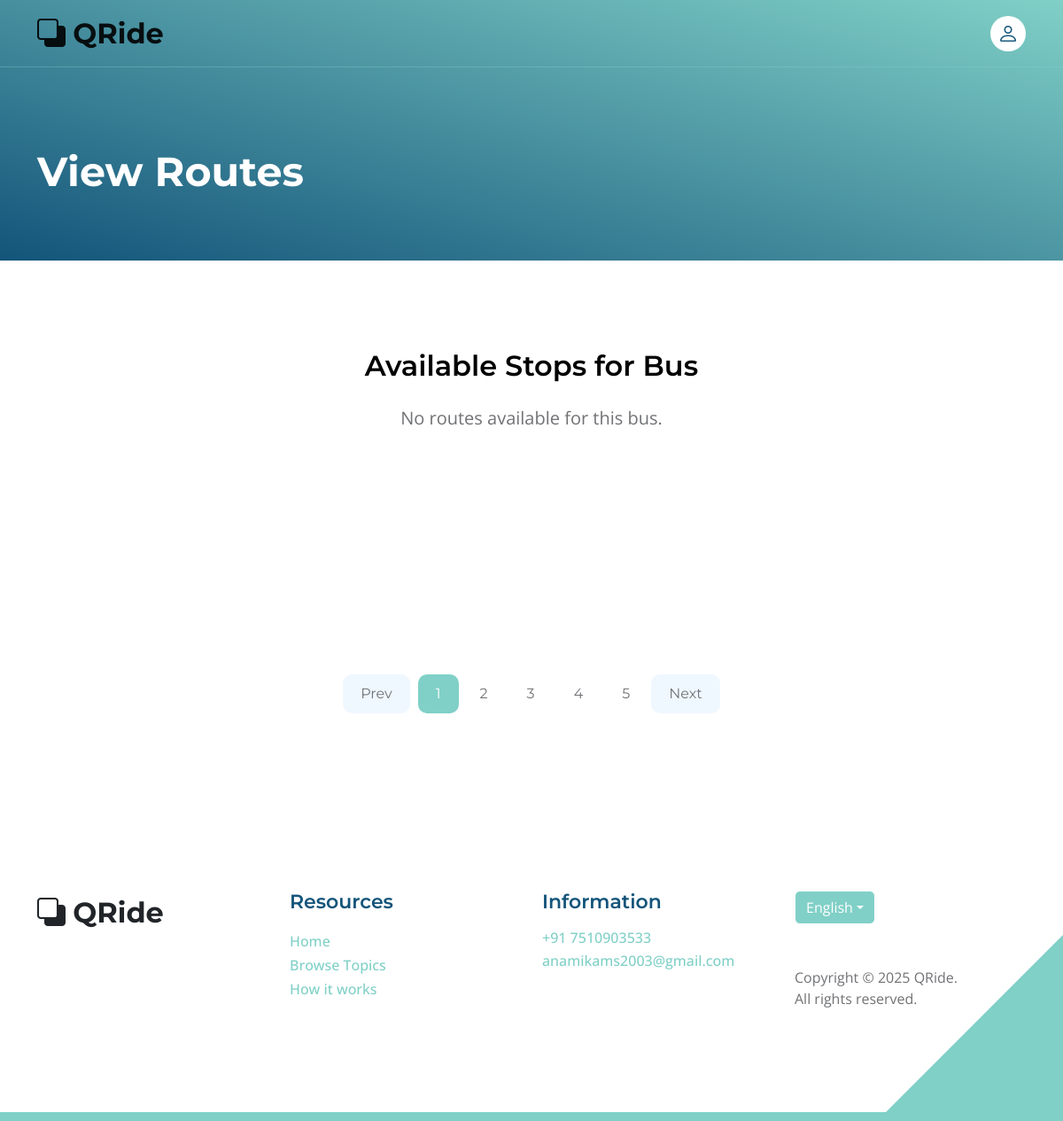
The app's page /view_routes/, older data.
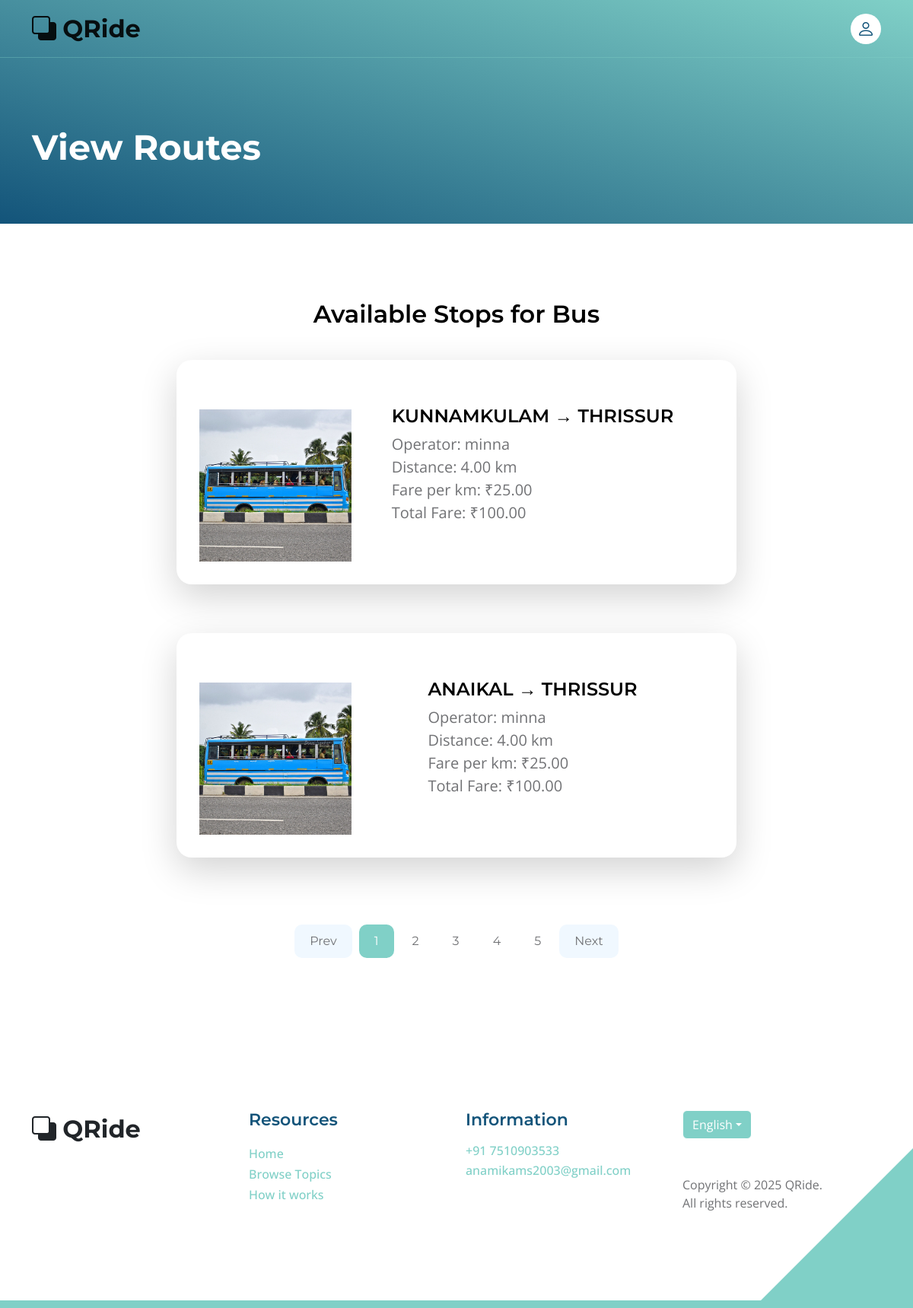
The same page, newer data.
### core/models.py (models this page shows, shortened)
class route(models.Model):
    bus = models.ForeignKey('Bus', on_delete=models.CASCADE, related_name='routes')
    operator = models.CharField(max_length=100)
    bus_number = models.CharField(max_length=20)
    start_stop = models.CharField(max_length=100)
    end_stop = models.CharField(max_length=100)
    distance = models.DecimalField(max_digits=6, decimal_places=2)
    fare = models.DecimalField(max_digits=6, decimal_places=2, default=Decimal('1.00'))
    total = models.DecimalField(max_digits=8, decimal_places=2, blank=True, null=True)
    created_at = models.DateTimeField(auto_now_add=True)

### core/views.py (the view)
# urls.py: path('view_routes/', views.view_routes, name='view_routes'),
def view_routes(request):
    routes = route.objects.all().order_by('-created_at')
    return render(request, 'view_routes.html', {'routes': routes})

### templates/view_routes.html (shortened to what the changed rows need)
{% load static %}
<!doctype html>
<html lang="en">
    <head>
        <link href="{% static 'css/bootstrap.min.css' %}" rel="stylesheet">
        <link href="{% static 'css/bootstrap-icons.css' %}" rel="stylesheet">
        <link href="{% static 'css/templatemo-topic-listing.css' %}" rel="stylesheet">
    </head>
    <body class="topics-listing-page" id="top">
        <main>
            <header class="site-header d-flex flex-column justify-content-center align-items-center">
                <div class="container">
                    <div class="row align-items-center">
                        <div class="col-lg-5 col-12">
                            <h2 class="text-white">View Routes</h2>
                        </div>
                    </div>
                </div>
            </header>
            <section class="section-padding">
                <div class="container">
                    <div class="row">
                        <div class="col-lg-12 col-12 text-center">
                            <h3 class="mb-4" >Available Stops for Bus {{ route.bus_number }}</h3>
                        </div>
                            {% for route in routes %}
                            <div class="col-lg-8 col-12 mt-3 mx-auto">
                                <div class="custom-block custom-block-topics-listing bg-white shadow-lg mb-5">
                                    <div class="d-flex">
                                        <img src="{% static 'images/bus5.jpg' %}" class="custom-block-image img-fluid" alt="QR Code for {{ bus.bus_number }}">
                                        <div class="custom-block-topics-listing-info d-flex mx-auto" >
                                            <div>
                                                <h5 class="mb-2" style="text-transform: uppercase;">{{ route.start_stop }} → {{ route.end_stop }}</h5>
                                                <p class="mb-0">
                                                    Operator: {{ route.operator }} <br>
                                                    Distance: {{ route.distance }} km <br>
                                                    Fare per km: ₹{{ route.fare }} <br>
                                                    Total Fare: ₹{{ route.total }}
                                                </p>
                                            </div>
                                        </div>
                                    </div>
                                </div>
                            </div>
                            {% empty %}
                            <p class="text-center">No routes available for this bus.</p><br><Br><br><br><Br><br><br><Br><br><br><br>
                            {% endfor %}
                        <div class="col-lg-12 col-12">
                            <nav aria-label="Page navigation example">
                            </nav>
                        </div>
                    </div>
                </div>
            </section>
        </main>
    </body>
</html>

Row changes from the older to the newer data that the page shows:
added route: start_stop "KUNNAMKULAM", end_stop "THRISSUR", operator "minna", distance "4.00", fare "25.00", total "100.00"
added route: start_stop "ANAIKAL", end_stop "THRISSUR", operator "minna", distance "4.00", fare "25.00", total "100.00"
Text that changed along with them:
text no longer shown: "No routes available for this bus."
